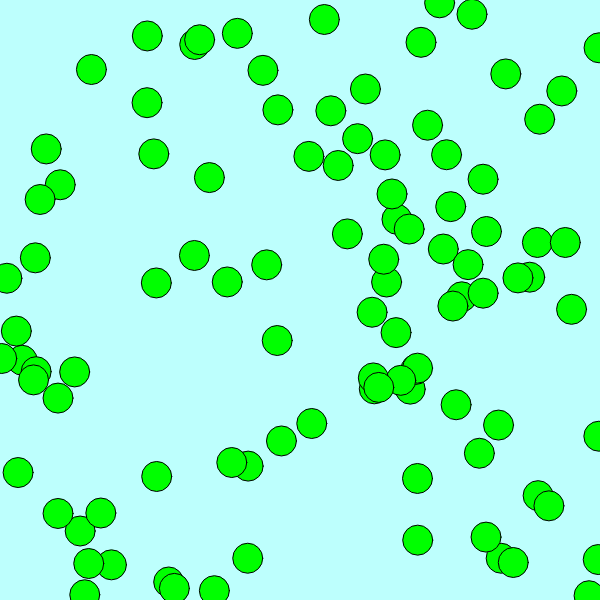
Frame 1 (no input)
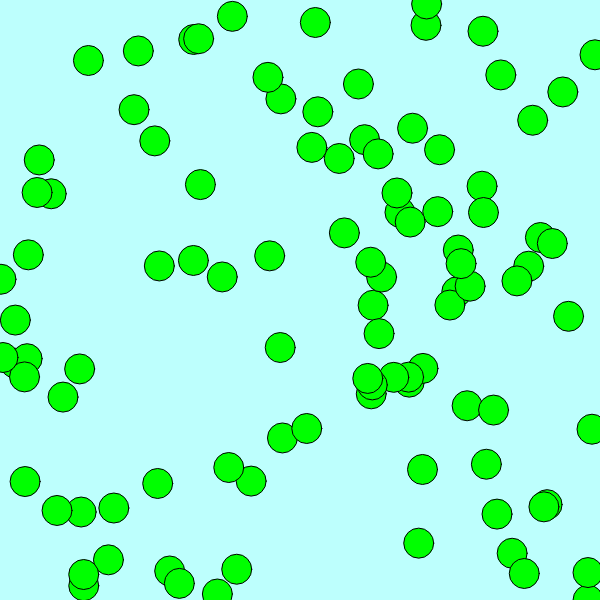
Frame 60 (no input)
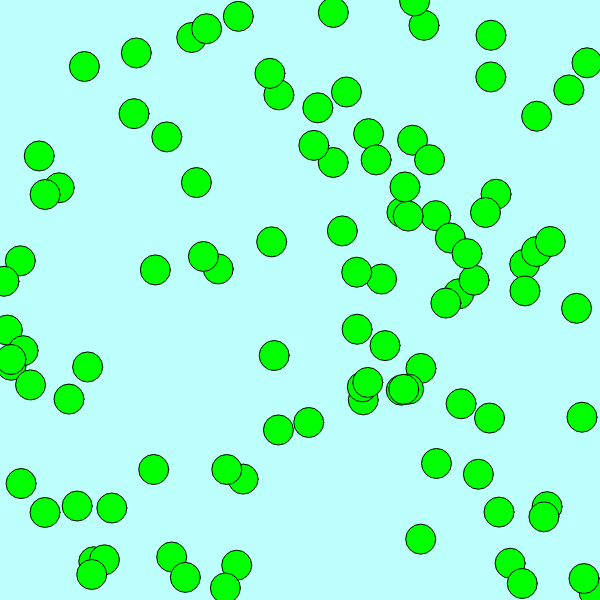
Frame 120 (the mouse pressed at the canvas centre since frame 60)

The p5.js sketch that drew these frames (run headless with seeded random() and noise() and a simulated clock; from frame 60 on, the mouse is pressed at the canvas centre):

// p5.js sketch
// ── sketch.js
var playerCharacter;
var objectGroup = [];

function setup() {
  // put setup code here
  createCanvas(600,600);
  fill(0,255,0);
  //Add 100 objects to the group using the ball() object prototype
  for (i=0;i<100;i++) {
    console.log("Object " + i + " has been created");
    objectGroup[i] = new ball();
  }
}



function draw() {
  // put drawing code here
  background(189, 255, 253);
  //Call the update function for each individual object in the object group
  for (i=0;i<objectGroup.length;i++) {
    update(objectGroup[i])
  }
}

function update(object) {
  //Generate two random numbers between 0 and 1
  var xRoll = random();
  var yRoll = random();
  //If the first number is less than 0.5, move the object's position left, otherwise move it right by 1
  if (xRoll < 0.5) {
    object.xPosition--;
  }
  else {
    object.xPosition++;
  }
  //If the second number is less than 0.5, move the object's position up, otherwise move it down by 1
  if (yRoll < 0.5) {
    object.yPosition--;
  }
  else {
    object.yPosition++;
  }

  //Restrict the new positions so the objects don't leave the canvas
  object.xPosition = constrain(object.xPosition,0,width);
  object.yPosition = constrain(object.yPosition,0,height);

  //Draw the ball at its new position
  circle(object.xPosition,object.yPosition,30);
}

function ball() {
  this.xPosition = random(0,width);
  this.yPosition = random(0,height);
}
